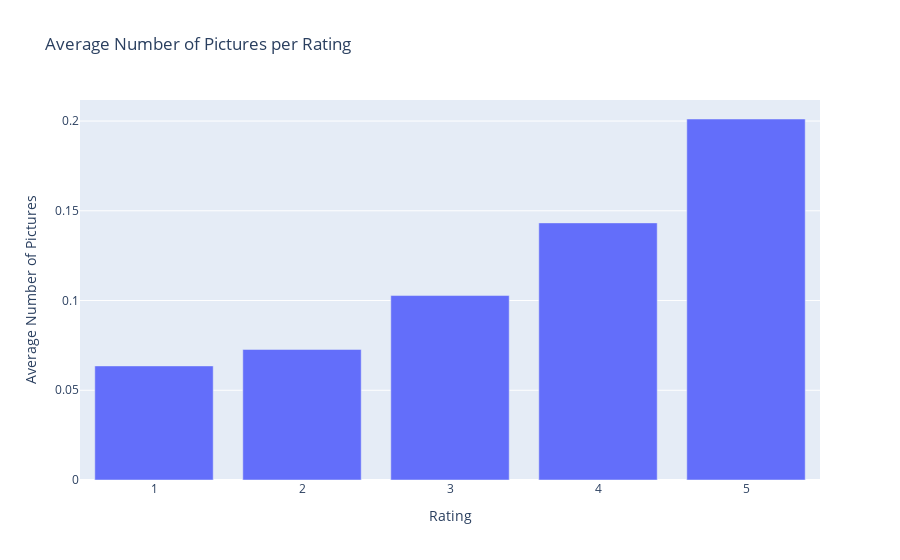

Write notebook code for a chart like this one.
### Code cell
# Plot avg. num pictures
fig2 = px.bar(summary_data_frame, x='Rating', y='Avg. Num Pictures', title='Average Number of Pictures per Rating')
fig2.update_layout(xaxis_title="Rating", yaxis_title="Average Number of Pictures", uniformtext_mode='hide')
fig2.show()

### Figure 1 — Plotly figure (JSON) as saved in the notebook; plotly's stock layout.template omitted (floating-point values rounded to 4 significant figures)
{"data": [{"alignmentgroup": "True", "hovertemplate": "Rating=%{x}<br>Avg. Num Pictures=%{y}<extra></extra>", "legendgroup": "", "marker": {"color": "#636efa", "pattern": {"shape": ""}}, "name": "", "offsetgroup": "", "orientation": "v", "showlegend": false, "textposition": "auto", "type": "bar", "x": [1, 2, 3, 4, 5], "xaxis": "x", "y": [0.06357, 0.07275, 0.1028, 0.1433, 0.2012], "yaxis": "y"}], "layout": {"barmode": "relative", "legend": {"tracegroupgap": 0}, "title": {"text": "Average Number of Pictures per Rating"}, "uniformtext": {"mode": "hide"}, "xaxis": {"anchor": "y", "domain": [0, 1], "title": {"text": "Rating"}}, "yaxis": {"anchor": "x", "domain": [0, 1], "title": {"text": "Average Number of Pictures"}}}}
